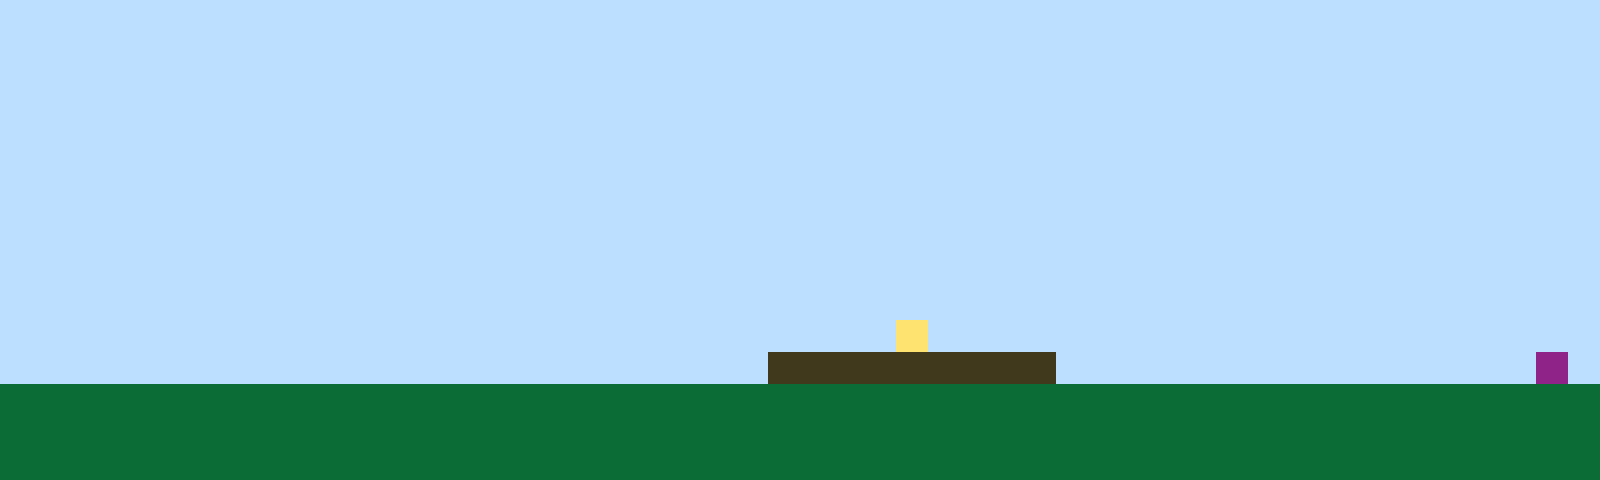

A 2D game scene composited from a Tiled map and its tileset images. What follows is a short description and the map's XML, with every tile layer's data as written:
An orthogonal 50x15 tile map with 32x32 px tiles, 1 tile layer (Tile Layer 1).

<map version="1.10" tiledversion="1.11.2" orientation="orthogonal" renderorder="right-up" width="50" height="15" tilewidth="32" tileheight="32" infinite="0" nextlayerid="2" nextobjectid="1"><editorsettings><export target="map1.csv" format="csv" /></editorsettings><tileset firstgid="1" name="sprites" tilewidth="32" tileheight="32" tilecount="6" columns="3"><image source="sprites.png" width="96" height="64" /></tileset><layer id="1" name="Tile Layer 1" width="50" height="15"><data encoding="csv">1,1,1,1,1,1,1,1,1,1,1,1,1,1,1,1,1,1,1,1,1,1,1,1,1,1,1,1,1,1,1,1,1,1,1,1,1,1,1,1,1,1,1,1,1,1,1,1,1,1,1,1,1,1,1,1,1,1,1,1,1,1,1,1,1,1,1,1,1,1,1,1,1,1,1,1,1,1,1,1,1,1,1,1,1,1,1,1,1,1,1,1,1,1,1,1,1,1,1,1,1,1,1,1,1,1,1,1,1,1,1,1,1,1,1,1,1,1,1,1,1,1,1,1,1,1,1,1,1,1,1,1,1,1,1,1,1,1,1,1,1,1,1,1,1,1,1,1,1,1,1,1,1,1,1,1,1,1,1,1,1,1,1,1,1,1,1,1,1,1,1,1,1,1,1,1,1,1,1,1,1,1,1,1,1,1,1,1,1,1,1,1,1,1,1,1,1,1,1,1,1,1,1,1,1,1,1,1,1,1,1,1,1,1,1,1,1,1,1,1,1,1,1,1,1,1,1,1,1,1,1,1,1,1,1,1,1,1,1,1,1,1,1,1,1,1,1,1,1,1,1,1,1,1,1,1,1,1,1,1,1,1,1,1,1,1,1,1,1,1,1,1,1,1,1,1,1,1,1,1,1,1,1,1,1,1,1,1,1,1,1,1,1,1,1,1,1,1,1,1,1,1,1,1,1,1,1,1,1,1,1,1,1,1,1,1,1,1,1,1,1,1,1,1,1,1,1,1,1,1,1,1,1,1,1,1,1,1,1,1,1,1,1,1,1,1,1,1,1,1,1,1,1,1,1,1,1,1,1,1,1,1,1,1,1,1,1,1,1,1,1,1,1,1,1,1,1,1,1,1,1,1,1,1,1,1,1,1,1,1,1,1,1,1,1,1,1,1,1,1,1,1,1,1,1,1,1,1,1,1,1,1,1,1,1,1,1,1,1,1,1,1,1,1,1,1,1,1,1,1,1,1,1,1,1,1,1,1,1,1,1,1,1,1,1,1,1,1,1,1,1,1,1,1,1,1,1,1,1,1,1,1,1,1,1,1,1,1,1,1,1,1,1,1,1,1,1,1,1,1,1,1,1,1,1,1,1,1,1,1,1,1,1,1,1,1,1,1,1,1,1,1,1,1,1,1,1,1,1,1,1,1,1,1,1,1,1,1,1,1,1,1,1,1,1,1,1,1,4,1,1,1,1,1,1,1,1,1,1,1,1,1,1,1,1,1,1,1,1,1,1,1,1,1,1,1,1,1,1,1,1,1,1,1,1,1,1,1,1,1,1,1,1,1,3,3,3,3,3,3,3,3,3,1,1,1,1,1,1,1,1,1,1,1,1,1,1,1,6,1,2,2,2,2,2,2,2,2,2,2,2,2,2,2,2,2,2,2,2,2,2,2,2,2,2,2,2,2,2,2,2,2,2,2,2,2,2,2,2,2,2,2,2,2,2,2,2,2,2,2,2,2,2,2,2,2,2,2,2,2,2,2,2,2,2,2,2,2,2,2,2,2,2,2,2,2,2,2,2,2,2,2,2,2,2,2,2,2,2,2,2,2,2,2,2,2,2,2,2,2,2,2,2,2,2,2,2,2,2,2,2,2,2,2,2,2,2,2,2,2,2,2,2,2,2,2,2,2,2,2,2,2,2,2,2,2,2,2,2,2,2,2,2,2,2,2,2,2,2,2</data></layer></map>
